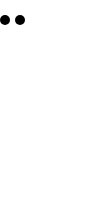
Frame 1 (no input)
Frame 60 (no input): identical to frame 1, image omitted
Frame 120 (the mouse pressed at the canvas centre since frame 60): identical to frame 1, image omitted

The p5.js sketch that drew this single still picture (run headless with seeded random() and noise() and a simulated clock; from frame 60 on, the mouse is pressed at the canvas centre):

// p5.js sketch
// ── sketch.js
function setup() {
  // put setup code here

  createCanvas(100, 200);
  strokeWeight(10); //dikte van lijnen en punten
  point(20,20);
  point(5,20);
}

function draw() {
  // put drawing code here
}
